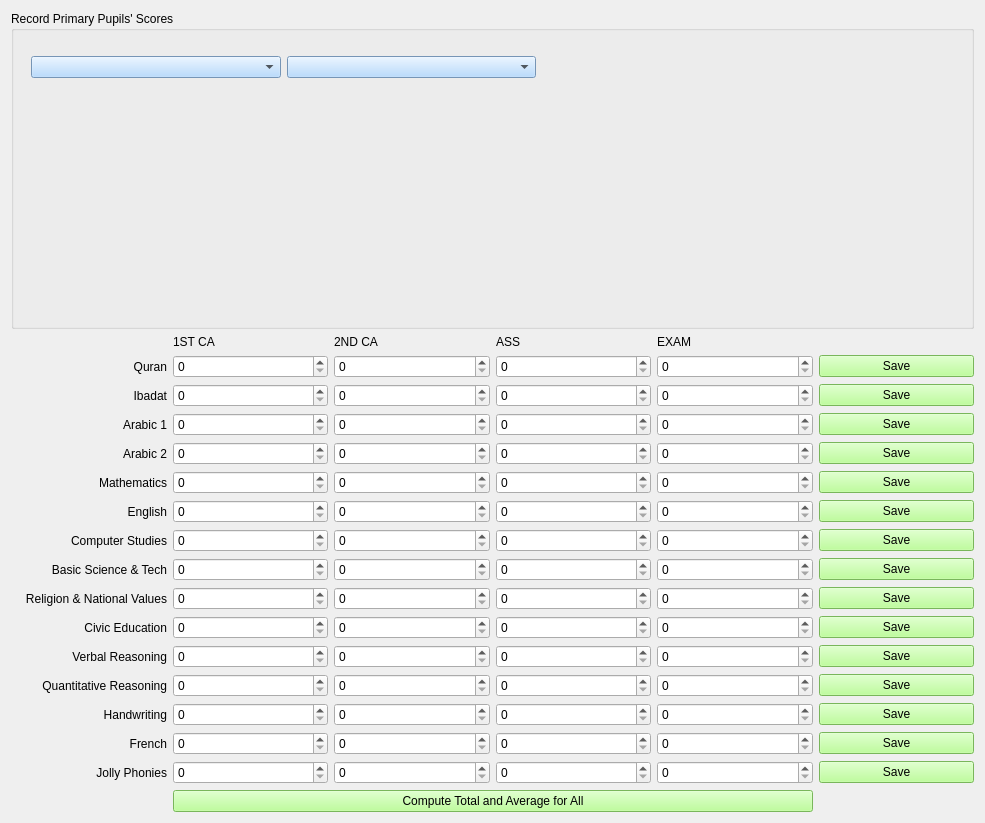
<?xml version="1.0" encoding="UTF-8"?>
<ui version="4.0">
 <class>PriScoreRec2ndForm</class>
 <widget class="QWidget" name="PriScoreRec2ndForm">
  <property name="geometry">
   <rect>
    <x>0</x>
    <y>0</y>
    <width>985</width>
    <height>823</height>
   </rect>
  </property>
  <property name="windowTitle">
   <string>Primary Scores (Second Term)</string>
  </property>
  <property name="windowIcon">
   <iconset>
    <normaloff>score_icon.png</normaloff>score_icon.png</iconset>
  </property>
  <property name="styleSheet">
   <string notr="true">font: 12pt &quot;MS Shell Dlg 2&quot;;

QPushButton{
background-color: rgb(170, 255, 127);
}
</string>
  </property>
  <layout class="QHBoxLayout" name="horizontalLayout_2">
   <item>
    <layout class="QVBoxLayout" name="verticalLayout">
     <item>
      <widget class="QGroupBox" name="groupBox">
       <property name="styleSheet">
        <string notr="true">QComboBox{
background-color: rgb(165, 209, 255);
}</string>
       </property>
       <property name="title">
        <string>Record Primary Pupils' Scores</string>
       </property>
       <widget class="QWidget" name="layoutWidget">
        <property name="geometry">
         <rect>
          <x>20</x>
          <y>40</y>
          <width>761</width>
          <height>32</height>
         </rect>
        </property>
        <layout class="QHBoxLayout" name="horizontalLayout">
         <item>
          <widget class="QComboBox" name="class_comboBox"/>
         </item>
         <item>
          <widget class="QComboBox" name="stud_adm_no_comboBox"/>
         </item>
         <item>
          <widget class="QLabel" name="name_label">
           <property name="styleSheet">
            <string notr="true">QComboBox{
background-color: rgb(166, 180, 255);
}</string>
           </property>
           <property name="text">
            <string/>
           </property>
          </widget>
         </item>
        </layout>
       </widget>
      </widget>
     </item>
     <item>
      <layout class="QGridLayout" name="gridLayout">
       <item row="5" column="2">
        <widget class="QDoubleSpinBox" name="math_c2_spin">
         <property name="decimals">
          <number>0</number>
         </property>
        </widget>
       </item>
       <item row="1" column="2">
        <widget class="QDoubleSpinBox" name="qur_c2_spin">
         <property name="decimals">
          <number>0</number>
         </property>
        </widget>
       </item>
       <item row="4" column="4">
        <widget class="QDoubleSpinBox" name="arabic2_exam_spin">
         <property name="decimals">
          <number>0</number>
         </property>
        </widget>
       </item>
       <item row="5" column="4">
        <widget class="QDoubleSpinBox" name="math_exam_spin">
         <property name="decimals">
          <number>0</number>
         </property>
        </widget>
       </item>
       <item row="5" column="5">
        <widget class="QPushButton" name="math_score_btn">
         <property name="styleSheet">
          <string notr="true">background-color: rgb(170, 255, 127);</string>
         </property>
         <property name="text">
          <string>Save</string>
         </property>
        </widget>
       </item>
       <item row="0" column="2">
        <widget class="QLabel" name="label_5">
         <property name="text">
          <string>2ND CA</string>
         </property>
        </widget>
       </item>
       <item row="6" column="3">
        <widget class="QDoubleSpinBox" name="eng_ass_spin">
         <property name="decimals">
          <number>0</number>
         </property>
        </widget>
       </item>
       <item row="6" column="4">
        <widget class="QDoubleSpinBox" name="eng_exam_spin">
         <property name="decimals">
          <number>0</number>
         </property>
        </widget>
       </item>
       <item row="2" column="2">
        <widget class="QDoubleSpinBox" name="ibadat_c2_spin">
         <property name="decimals">
          <number>0</number>
         </property>
        </widget>
       </item>
       <item row="2" column="4">
        <widget class="QDoubleSpinBox" name="ibadat_exam_spin">
         <property name="decimals">
          <number>0</number>
         </property>
        </widget>
       </item>
       <item row="1" column="5">
        <widget class="QPushButton" name="qur_score_btn">
         <property name="styleSheet">
          <string notr="true">background-color: rgb(170, 255, 127);</string>
         </property>
         <property name="text">
          <string>Save</string>
         </property>
        </widget>
       </item>
       <item row="2" column="1">
        <widget class="QDoubleSpinBox" name="ibadat_c1_spin">
         <property name="decimals">
          <number>0</number>
         </property>
        </widget>
       </item>
       <item row="3" column="2">
        <widget class="QDoubleSpinBox" name="arabic1_c2_spin">
         <property name="decimals">
          <number>0</number>
         </property>
        </widget>
       </item>
       <item row="1" column="0">
        <widget class="QLabel" name="label">
         <property name="text">
          <string>Quran</string>
         </property>
         <property name="alignment">
          <set>Qt::AlignRight|Qt::AlignTrailing|Qt::AlignVCenter</set>
         </property>
        </widget>
       </item>
       <item row="4" column="2">
        <widget class="QDoubleSpinBox" name="arabic2_c2_spin">
         <property name="decimals">
          <number>0</number>
         </property>
        </widget>
       </item>
       <item row="5" column="1">
        <widget class="QDoubleSpinBox" name="math_c1_spin">
         <property name="decimals">
          <number>0</number>
         </property>
        </widget>
       </item>
       <item row="7" column="0">
        <widget class="QLabel" name="label_22">
         <property name="text">
          <string>Computer Studies</string>
         </property>
         <property name="alignment">
          <set>Qt::AlignRight|Qt::AlignTrailing|Qt::AlignVCenter</set>
         </property>
        </widget>
       </item>
       <item row="7" column="1">
        <widget class="QDoubleSpinBox" name="comp_c1_spin">
         <property name="decimals">
          <number>0</number>
         </property>
        </widget>
       </item>
       <item row="3" column="1">
        <widget class="QDoubleSpinBox" name="arabic1_c1_spin">
         <property name="decimals">
          <number>0</number>
         </property>
        </widget>
       </item>
       <item row="5" column="3">
        <widget class="QDoubleSpinBox" name="math_ass_spin">
         <property name="decimals">
          <number>0</number>
         </property>
        </widget>
       </item>
       <item row="4" column="3">
        <widget class="QDoubleSpinBox" name="arabic2_ass_spin">
         <property name="decimals">
          <number>0</number>
         </property>
        </widget>
       </item>
       <item row="6" column="1">
        <widget class="QDoubleSpinBox" name="eng_c1_spin">
         <property name="decimals">
          <number>0</number>
         </property>
        </widget>
       </item>
       <item row="6" column="5">
        <widget class="QPushButton" name="eng_score_btn">
         <property name="styleSheet">
          <string notr="true">background-color: rgb(170, 255, 127);</string>
         </property>
         <property name="text">
          <string>Save</string>
         </property>
        </widget>
       </item>
       <item row="7" column="2">
        <widget class="QDoubleSpinBox" name="comp_c2_spin">
         <property name="decimals">
          <number>0</number>
         </property>
        </widget>
       </item>
       <item row="7" column="3">
        <widget class="QDoubleSpinBox" name="comp_ass_spin">
         <property name="decimals">
          <number>0</number>
         </property>
        </widget>
       </item>
       <item row="7" column="4">
        <widget class="QDoubleSpinBox" name="comp_exam_spin">
         <property name="decimals">
          <number>0</number>
         </property>
        </widget>
       </item>
       <item row="2" column="3">
        <widget class="QDoubleSpinBox" name="ibadat_ass_spin">
         <property name="decimals">
          <number>0</number>
         </property>
        </widget>
       </item>
       <item row="6" column="0">
        <widget class="QLabel" name="label_21">
         <property name="text">
          <string>English</string>
         </property>
         <property name="alignment">
          <set>Qt::AlignRight|Qt::AlignTrailing|Qt::AlignVCenter</set>
         </property>
        </widget>
       </item>
       <item row="1" column="4">
        <widget class="QDoubleSpinBox" name="qur_exam_spin">
         <property name="decimals">
          <number>0</number>
         </property>
        </widget>
       </item>
       <item row="4" column="0">
        <widget class="QLabel" name="label_8">
         <property name="text">
          <string>Arabic 2</string>
         </property>
         <property name="alignment">
          <set>Qt::AlignRight|Qt::AlignTrailing|Qt::AlignVCenter</set>
         </property>
        </widget>
       </item>
       <item row="6" column="2">
        <widget class="QDoubleSpinBox" name="eng_c2_spin">
         <property name="decimals">
          <number>0</number>
         </property>
        </widget>
       </item>
       <item row="5" column="0">
        <widget class="QLabel" name="label_20">
         <property name="text">
          <string>Mathematics</string>
         </property>
         <property name="alignment">
          <set>Qt::AlignRight|Qt::AlignTrailing|Qt::AlignVCenter</set>
         </property>
        </widget>
       </item>
       <item row="3" column="3">
        <widget class="QDoubleSpinBox" name="arabic1_ass_spin">
         <property name="decimals">
          <number>0</number>
         </property>
        </widget>
       </item>
       <item row="3" column="4">
        <widget class="QDoubleSpinBox" name="arabic1_exam_spin">
         <property name="decimals">
          <number>0</number>
         </property>
        </widget>
       </item>
       <item row="0" column="4">
        <widget class="QLabel" name="label_4">
         <property name="text">
          <string>EXAM</string>
         </property>
        </widget>
       </item>
       <item row="1" column="3">
        <widget class="QDoubleSpinBox" name="qur_ass_spin">
         <property name="decimals">
          <number>0</number>
         </property>
        </widget>
       </item>
       <item row="2" column="0">
        <widget class="QLabel" name="label_2">
         <property name="text">
          <string>Ibadat</string>
         </property>
         <property name="alignment">
          <set>Qt::AlignRight|Qt::AlignTrailing|Qt::AlignVCenter</set>
         </property>
        </widget>
       </item>
       <item row="2" column="5">
        <widget class="QPushButton" name="ibadat_score_btn">
         <property name="styleSheet">
          <string notr="true">background-color: rgb(170, 255, 127);</string>
         </property>
         <property name="text">
          <string>Save</string>
         </property>
        </widget>
       </item>
       <item row="3" column="0">
        <widget class="QLabel" name="label_3">
         <property name="text">
          <string>Arabic 1</string>
         </property>
         <property name="alignment">
          <set>Qt::AlignRight|Qt::AlignTrailing|Qt::AlignVCenter</set>
         </property>
        </widget>
       </item>
       <item row="0" column="3">
        <widget class="QLabel" name="label_7">
         <property name="text">
          <string>ASS</string>
         </property>
        </widget>
       </item>
       <item row="0" column="1">
        <widget class="QLabel" name="label_6">
         <property name="text">
          <string>1ST CA</string>
         </property>
        </widget>
       </item>
       <item row="3" column="5">
        <widget class="QPushButton" name="arabic1_score_btn">
         <property name="styleSheet">
          <string notr="true">background-color: rgb(170, 255, 127);</string>
         </property>
         <property name="text">
          <string>Save</string>
         </property>
        </widget>
       </item>
       <item row="4" column="1">
        <widget class="QDoubleSpinBox" name="arabic2_c1_spin">
         <property name="decimals">
          <number>0</number>
         </property>
        </widget>
       </item>
       <item row="4" column="5">
        <widget class="QPushButton" name="arabic2_score_btn">
         <property name="styleSheet">
          <string notr="true">background-color: rgb(170, 255, 127);</string>
         </property>
         <property name="text">
          <string>Save</string>
         </property>
        </widget>
       </item>
       <item row="1" column="1">
        <widget class="QDoubleSpinBox" name="qur_c1_spin">
         <property name="decimals">
          <number>0</number>
         </property>
        </widget>
       </item>
       <item row="11" column="0">
        <widget class="QLabel" name="label_17">
         <property name="text">
          <string>Verbal Reasoning</string>
         </property>
         <property name="alignment">
          <set>Qt::AlignRight|Qt::AlignTrailing|Qt::AlignVCenter</set>
         </property>
        </widget>
       </item>
       <item row="12" column="3">
        <widget class="QDoubleSpinBox" name="quant_ass_spin">
         <property name="decimals">
          <number>0</number>
         </property>
        </widget>
       </item>
       <item row="8" column="1">
        <widget class="QDoubleSpinBox" name="bas_sc_c1_spin">
         <property name="decimals">
          <number>0</number>
         </property>
        </widget>
       </item>
       <item row="9" column="5">
        <widget class="QPushButton" name="religion_score_btn">
         <property name="styleSheet">
          <string notr="true">background-color: rgb(170, 255, 127);</string>
         </property>
         <property name="text">
          <string>Save</string>
         </property>
        </widget>
       </item>
       <item row="10" column="4">
        <widget class="QDoubleSpinBox" name="civic_exam_spin">
         <property name="decimals">
          <number>0</number>
         </property>
        </widget>
       </item>
       <item row="8" column="4">
        <widget class="QDoubleSpinBox" name="bas_sc_exam_spin">
         <property name="decimals">
          <number>0</number>
         </property>
        </widget>
       </item>
       <item row="11" column="3">
        <widget class="QDoubleSpinBox" name="verbal_ass_spin">
         <property name="decimals">
          <number>0</number>
         </property>
        </widget>
       </item>
       <item row="10" column="1">
        <widget class="QDoubleSpinBox" name="civic_c1_spin">
         <property name="decimals">
          <number>0</number>
         </property>
        </widget>
       </item>
       <item row="8" column="3">
        <widget class="QDoubleSpinBox" name="bas_sc_ass_spin">
         <property name="decimals">
          <number>0</number>
         </property>
        </widget>
       </item>
       <item row="10" column="5">
        <widget class="QPushButton" name="civic_score_btn">
         <property name="styleSheet">
          <string notr="true">background-color: rgb(170, 255, 127);</string>
         </property>
         <property name="text">
          <string>Save</string>
         </property>
        </widget>
       </item>
       <item row="11" column="5">
        <widget class="QPushButton" name="verbal_score_btn">
         <property name="styleSheet">
          <string notr="true">background-color: rgb(170, 255, 127);</string>
         </property>
         <property name="text">
          <string>Save</string>
         </property>
        </widget>
       </item>
       <item row="12" column="0">
        <widget class="QLabel" name="label_18">
         <property name="text">
          <string>Quantitative Reasoning</string>
         </property>
         <property name="alignment">
          <set>Qt::AlignRight|Qt::AlignTrailing|Qt::AlignVCenter</set>
         </property>
        </widget>
       </item>
       <item row="7" column="5">
        <widget class="QPushButton" name="comp_score_btn">
         <property name="styleSheet">
          <string notr="true">background-color: rgb(170, 255, 127);</string>
         </property>
         <property name="text">
          <string>Save</string>
         </property>
        </widget>
       </item>
       <item row="12" column="2">
        <widget class="QDoubleSpinBox" name="quant_c2_spin">
         <property name="decimals">
          <number>0</number>
         </property>
        </widget>
       </item>
       <item row="13" column="0">
        <widget class="QLabel" name="label_28">
         <property name="text">
          <string>Handwriting</string>
         </property>
         <property name="alignment">
          <set>Qt::AlignRight|Qt::AlignTrailing|Qt::AlignVCenter</set>
         </property>
        </widget>
       </item>
       <item row="11" column="1">
        <widget class="QDoubleSpinBox" name="verbal_c1_spin">
         <property name="decimals">
          <number>0</number>
         </property>
        </widget>
       </item>
       <item row="13" column="1">
        <widget class="QDoubleSpinBox" name="handwriting_c1_spin">
         <property name="decimals">
          <number>0</number>
         </property>
        </widget>
       </item>
       <item row="13" column="3">
        <widget class="QDoubleSpinBox" name="handwriting_ass_spin">
         <property name="decimals">
          <number>0</number>
         </property>
        </widget>
       </item>
       <item row="8" column="5">
        <widget class="QPushButton" name="bas_sc_score_btn">
         <property name="styleSheet">
          <string notr="true">background-color: rgb(170, 255, 127);</string>
         </property>
         <property name="text">
          <string>Save</string>
         </property>
        </widget>
       </item>
       <item row="13" column="4">
        <widget class="QDoubleSpinBox" name="handwriting_exam_spin">
         <property name="decimals">
          <number>0</number>
         </property>
        </widget>
       </item>
       <item row="13" column="5">
        <widget class="QPushButton" name="handwriting_score_btn">
         <property name="styleSheet">
          <string notr="true">background-color: rgb(170, 255, 127);</string>
         </property>
         <property name="text">
          <string>Save</string>
         </property>
        </widget>
       </item>
       <item row="14" column="0">
        <widget class="QLabel" name="label_29">
         <property name="text">
          <string>French</string>
         </property>
         <property name="alignment">
          <set>Qt::AlignRight|Qt::AlignTrailing|Qt::AlignVCenter</set>
         </property>
        </widget>
       </item>
       <item row="14" column="2">
        <widget class="QDoubleSpinBox" name="french_c2_spin">
         <property name="decimals">
          <number>0</number>
         </property>
        </widget>
       </item>
       <item row="10" column="0">
        <widget class="QLabel" name="label_16">
         <property name="text">
          <string>Civic Education</string>
         </property>
         <property name="alignment">
          <set>Qt::AlignRight|Qt::AlignTrailing|Qt::AlignVCenter</set>
         </property>
        </widget>
       </item>
       <item row="14" column="3">
        <widget class="QDoubleSpinBox" name="french_ass_spin">
         <property name="decimals">
          <number>0</number>
         </property>
        </widget>
       </item>
       <item row="14" column="4">
        <widget class="QDoubleSpinBox" name="french_exam_spin">
         <property name="decimals">
          <number>0</number>
         </property>
        </widget>
       </item>
       <item row="14" column="5">
        <widget class="QPushButton" name="french_score_btn">
         <property name="styleSheet">
          <string notr="true">background-color: rgb(170, 255, 127);</string>
         </property>
         <property name="text">
          <string>Save</string>
         </property>
        </widget>
       </item>
       <item row="15" column="0">
        <widget class="QLabel" name="label_30">
         <property name="text">
          <string>Jolly Phonies</string>
         </property>
         <property name="alignment">
          <set>Qt::AlignRight|Qt::AlignTrailing|Qt::AlignVCenter</set>
         </property>
        </widget>
       </item>
       <item row="15" column="1">
        <widget class="QDoubleSpinBox" name="jolly_c1_spin">
         <property name="decimals">
          <number>0</number>
         </property>
        </widget>
       </item>
       <item row="15" column="2">
        <widget class="QDoubleSpinBox" name="jolly_c2_spin">
         <property name="decimals">
          <number>0</number>
         </property>
        </widget>
       </item>
       <item row="15" column="3">
        <widget class="QDoubleSpinBox" name="jolly_ass_spin">
         <property name="decimals">
          <number>0</number>
         </property>
        </widget>
       </item>
       <item row="11" column="4">
        <widget class="QDoubleSpinBox" name="verbal_exam_spin">
         <property name="decimals">
          <number>0</number>
         </property>
        </widget>
       </item>
       <item row="9" column="2">
        <widget class="QDoubleSpinBox" name="religion_c2_spin">
         <property name="decimals">
          <number>0</number>
         </property>
        </widget>
       </item>
       <item row="9" column="3">
        <widget class="QDoubleSpinBox" name="religion_ass_spin">
         <property name="decimals">
          <number>0</number>
         </property>
        </widget>
       </item>
       <item row="15" column="4">
        <widget class="QDoubleSpinBox" name="jolly_exam_spin">
         <property name="decimals">
          <number>0</number>
         </property>
        </widget>
       </item>
       <item row="12" column="5">
        <widget class="QPushButton" name="quant_score_btn">
         <property name="styleSheet">
          <string notr="true">background-color: rgb(170, 255, 127);</string>
         </property>
         <property name="text">
          <string>Save</string>
         </property>
        </widget>
       </item>
       <item row="9" column="1">
        <widget class="QDoubleSpinBox" name="religion_c1_spin">
         <property name="decimals">
          <number>0</number>
         </property>
        </widget>
       </item>
       <item row="12" column="4">
        <widget class="QDoubleSpinBox" name="quant_exam_spin">
         <property name="decimals">
          <number>0</number>
         </property>
        </widget>
       </item>
       <item row="13" column="2">
        <widget class="QDoubleSpinBox" name="handwriting_c2_spin">
         <property name="decimals">
          <number>0</number>
         </property>
        </widget>
       </item>
       <item row="14" column="1">
        <widget class="QDoubleSpinBox" name="french_c1_spin">
         <property name="decimals">
          <number>0</number>
         </property>
        </widget>
       </item>
       <item row="15" column="5">
        <widget class="QPushButton" name="jolly_score_btn">
         <property name="styleSheet">
          <string notr="true">background-color: rgb(170, 255, 127);</string>
         </property>
         <property name="text">
          <string>Save</string>
         </property>
        </widget>
       </item>
       <item row="16" column="1" colspan="4">
        <widget class="QPushButton" name="tot_avg_btn">
         <property name="styleSheet">
          <string notr="true">background-color: rgb(170, 255, 127);
</string>
         </property>
         <property name="text">
          <string>Compute Total and Average for All</string>
         </property>
        </widget>
       </item>
       <item row="8" column="2">
        <widget class="QDoubleSpinBox" name="bas_sc_c2_spin">
         <property name="decimals">
          <number>0</number>
         </property>
        </widget>
       </item>
       <item row="9" column="0">
        <widget class="QLabel" name="label_23">
         <property name="text">
          <string>Religion &amp; National Values</string>
         </property>
         <property name="alignment">
          <set>Qt::AlignRight|Qt::AlignTrailing|Qt::AlignVCenter</set>
         </property>
        </widget>
       </item>
       <item row="10" column="3">
        <widget class="QDoubleSpinBox" name="civic_ass_spin">
         <property name="decimals">
          <number>0</number>
         </property>
        </widget>
       </item>
       <item row="10" column="2">
        <widget class="QDoubleSpinBox" name="civic_c2_spin">
         <property name="decimals">
          <number>0</number>
         </property>
        </widget>
       </item>
       <item row="8" column="0">
        <widget class="QLabel" name="label_19">
         <property name="text">
          <string>Basic Science &amp; Tech</string>
         </property>
         <property name="alignment">
          <set>Qt::AlignRight|Qt::AlignTrailing|Qt::AlignVCenter</set>
         </property>
        </widget>
       </item>
       <item row="11" column="2">
        <widget class="QDoubleSpinBox" name="verbal_c2_spin">
         <property name="decimals">
          <number>0</number>
         </property>
        </widget>
       </item>
       <item row="12" column="1">
        <widget class="QDoubleSpinBox" name="quant_c1_spin">
         <property name="decimals">
          <number>0</number>
         </property>
        </widget>
       </item>
       <item row="9" column="4">
        <widget class="QDoubleSpinBox" name="religion_exam_spin">
         <property name="decimals">
          <number>0</number>
         </property>
        </widget>
       </item>
      </layout>
     </item>
    </layout>
   </item>
  </layout>
 </widget>
 <resources/>
 <connections/>
</ui>
